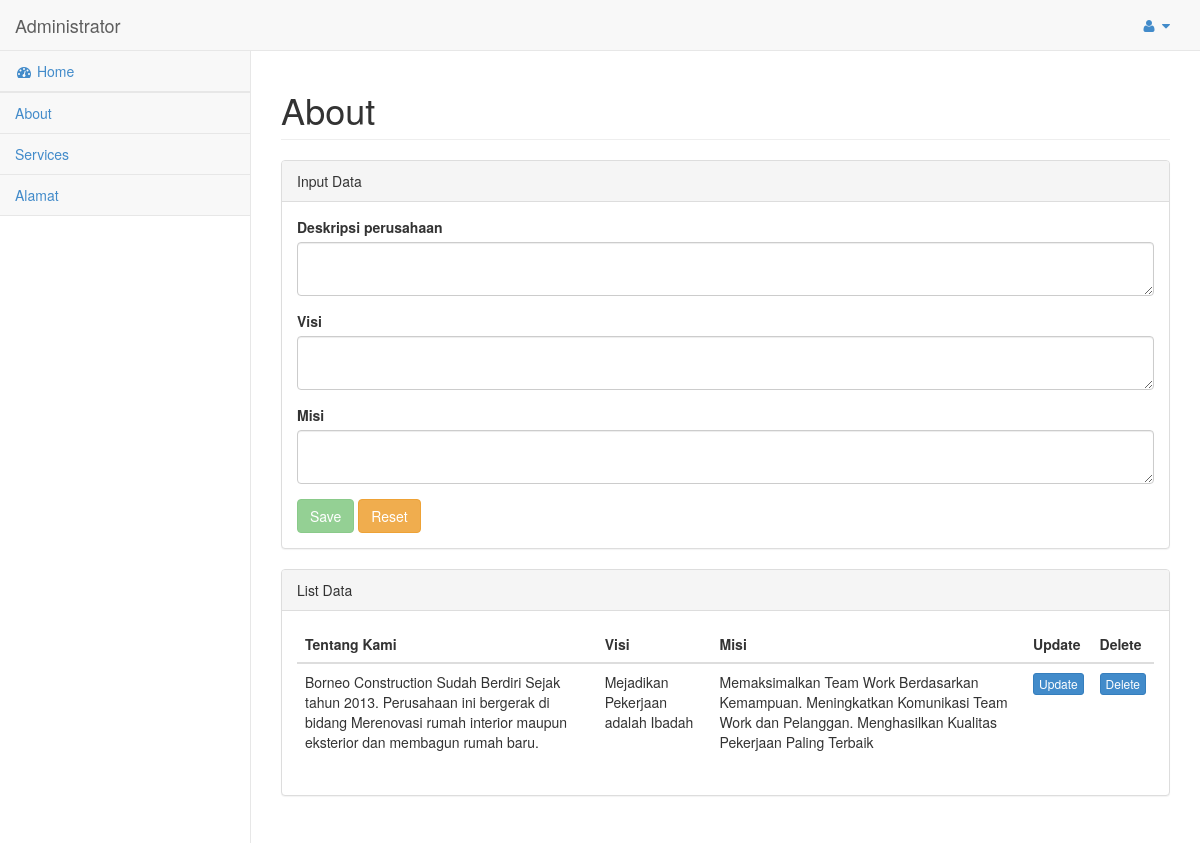
The app's page /admin/index.php?about (signed in) with its own data.
### tables this page shows
CREATE TABLE `about` (
  `id` int(11) NOT NULL,
  `about_description` text NOT NULL,
  `visi` text NOT NULL,
  `misi` text NOT NULL
);

### admin/page/blog/about.php (the view, shortened to what this page needs)
<div class="row">
    <div class="col-lg-12">
        <h1 class="page-header">About</h1>
    </div>
</div>
<div class="row">
    <div class="col-lg-12">
        <div class="panel panel-default">
            <div class="panel-heading">
                Input Data
            </div>
            <div class="panel-body">
                <div class="row">
                    <div class="col-lg-12">
                        <form role="form" action="" method="post" enctype="multipart/form-data" >
                            <div class="form-group">
                                <label>Deskripsi perusahaan</label>
                                <textarea class="form-control" type="text" name="about_description"></textarea>
                            </div>
                            <div class="form-group">
                                <label>Visi</label>
                               <textarea class="form-control" type="text" name="visi"></textarea>
                            </div>
                             <div class="form-group">
                                <label>Misi</label>
                                <textarea class="form-control" type="text" name="misi"></textarea>
                            </div>
                             <?php
 $about = mysqli_query($conn,"Select * from about");
                             if(mysqli_num_rows($about)>0) { ?>
                                <?php while($row_about=mysqli_fetch_array($about)) { ?>
                                    <button type="submit" name="submit" class="btn btn-success" disabled>Save</button>
                                <?php }   ?>
                            <?php } else { ?>  <button type="submit" name="submit" class="btn btn-success">Save</button> <?php } ?>
                            <button type="reset" class="btn btn-warning">Reset</button>
                        </form>
                    </div>
                </div>
            </div>
        </div>
          <div class="panel panel-default">
            <div class="panel-heading">
                List Data
            </div>
            <div class="panel-body">
                <div class="table-responsive">
                    <table class="table" id="dataTables-example">
                        <thead>
                            <tr>
                                <th>Tentang Kami</th>
                                <th>Visi</th>
                                <th>Misi</th>
                                <th>Update</th>
                                <th>Delete</th>
                            </tr>
                        </thead>
                        <tbody>
                        <?php
 $about = mysqli_query($conn,"Select * from about");
                        if(mysqli_num_rows($about)) { ?>
                            <?php while ($row_about=mysqli_fetch_array($about)) { ?>
                                <tr>
                                    <td><?php echo $row_about['about_description'] ?></td>
                                    <td><?php echo $row_about['visi'] ?></td>
                                    <td><?php echo $row_about['misi'] ?></td>
                                    <td class="center"><a href="index.php?about-update=<?php echo $row_about['id'] ?>" class="btn btn-primary btn-xs" type="button">Update</a></td>
                                    <td class="center"><a href="index.php?about-delete=<?php echo $row_about['id'] ?>" class="btn btn-primary btn-xs" type="button">Delete</a></td>
                                </tr>
                                <?php } ?>
                            <?php } ?>
                        </tbody>
                    </table>
                </div>
            </div>
        </div>
    </div>
</div>

### records on screen
about: about_description "Borneo Construction Sudah Berdiri Sejak tahun 2013. Perusahaan ini bergerak di bidang Merenovasi rumah interior maupun eksterior dan membagun rumah baru.", visi "Mejadikan Pekerjaan adalah Ibadah", misi "Memaksimalkan Team Work Berdasarkan Kemampuan. Meningkatkan Komunikasi Team Work dan Pelanggan. Menghasilkan Kualitas Pekerjaan Paling Terbaik"
